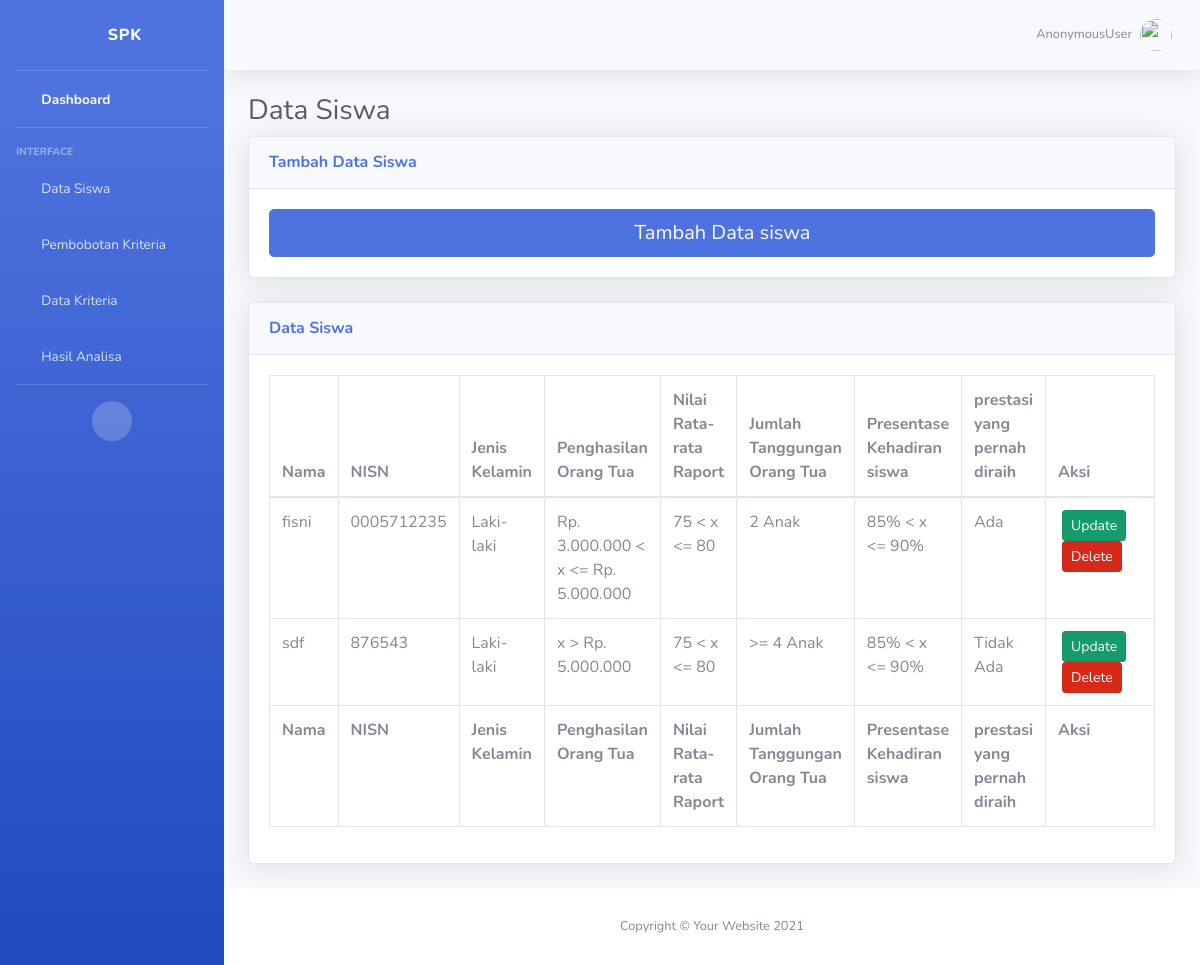
Page /datasiswa/ on the committed database.
### belajarApp/models.py (models this page shows, shortened)
class DataSiswa(models.Model):
    jk=(('Laki-laki','Laki-laki'),('Perempuan','Perempuan'))
    Nama=models.CharField(max_length=100)
    NISN=models.CharField(max_length=10)
    jenis_kelamin=models.CharField(default=1, choices=jk, max_length=30)
    Penghasilan_orangtua=models.ForeignKey(JumlahPenghasilanOrtu, on_delete=models.CASCADE)
    Nilai_ratarata_raport=models.ForeignKey(NilaiRatarataRaport, on_delete=models.CASCADE)
    Jumlah_tanggungan_orang_tua=models.ForeignKey(JumlahTanggunganOrangTua, on_delete=models.CASCADE)
    Presentase_kehadiran_siswa=models.ForeignKey(PresentaseKehadiranSiswa, on_delete=models.CASCADE)
    Prestasi_yang_pernah_diraih=models.ForeignKey(Prestasiyangdiraih, on_delete=models.CASCADE)

class JumlahPenghasilanOrtu(models.Model):
    Name=models.CharField(max_length=100)
    bobot=models.DecimalField(max_digits=3,decimal_places=2)
    def __str__(self):
        return self.Name

class NilaiRatarataRaport(models.Model):
    Name=models.CharField(max_length=100)
    bobot=models.DecimalField(max_digits=3,decimal_places=2)
    def __str__(self):
        return self.Name

class JumlahTanggunganOrangTua(models.Model):
    Name=models.CharField(max_length=100)
    bobot=models.DecimalField(max_digits=3,decimal_places=2)
    def __str__(self):
        return self.Name

class PresentaseKehadiranSiswa(models.Model):
    Name=models.CharField(max_length=100)
    bobot=models.DecimalField(max_digits=3,decimal_places=2)
    def __str__(self):
        return self.Name

class Prestasiyangdiraih(models.Model):
    Name=models.CharField(max_length=100)
    bobot=models.DecimalField(max_digits=3,decimal_places=2)
    def __str__(self):
        return self.Name

### belajarApp/views.py (the view)
# urls.py: path('datasiswa/',views.datasiswa, name='datasiswa'),
def datasiswa(request):
    datasiswa=DataSiswa.objects.all()
    context={'tabel':datasiswa}
    return render(request, 'indriapp/datasiswa.html',context)

### templates/indriapp/datasiswa.html
{% extends './index.html' %}
{% load crispy_forms_tags %}
{% load static %}
{% block content %}
<div class="container-fluid">
    <h1 class="h3 mb-2 text-gray-800">Data Siswa</h1>
    <div class="card shadow mb-4">
        <div class="card-header py-3">
            <h6 class="m-0 font-weight-bold text-primary">Tambah Data Siswa</h6>
        </div>
        <div class="card-body">
            <a href="{% url 'adddatasiswa' %}" role="button" aria-pressed="true" class="btn btn-primary btn-lg btn-block"><i class="fa fa-plus" aria-hidden="true"></i>  Tambah Data siswa</a>
        </div>
    </div>
    <div class="card shadow mb-4">
        <div class="card-header py-3">
            <h6 class="m-0 font-weight-bold text-primary">Data Siswa</h6>
        </div>
        <div class="card-body">
            <div class="table-responsive">
                <table class="table table-bordered" id="dataTable" width="100%" cellspacing="0">
                    <thead>
                        <tr>
                            <th>Nama</th>
                            <th>NISN</th>
                            <th>Jenis Kelamin</th>
                            <th>Penghasilan Orang Tua</th>
                            <th>Nilai Rata-rata Raport</th>
                            <th>Jumlah Tanggungan Orang Tua</th>
                            <th>Presentase Kehadiran siswa</th>
                            <th>prestasi yang pernah diraih</th>
                            <th>Aksi</th>
                        </tr>
                    </thead>
                    <tfoot>
                        <tr>
                            <th>Nama</th>
                            <th>NISN</th>
                            <th>Jenis Kelamin</th>
                            <th>Penghasilan Orang Tua</th>
                            <th>Nilai Rata-rata Raport</th>
                            <th>Jumlah Tanggungan Orang Tua</th>
                            <th>Presentase Kehadiran siswa</th>
                            <th>prestasi yang pernah diraih</th>
                            <th>Aksi</th>
                        </tr>
                    </tfoot>
                    <tbody>
                        {% for data in tabel %}
                        <tr>
                            <td>{{data.Nama}}</td>
                            <td>{{data.NISN}}</td>
                            <td>{{data.jenis_kelamin}}</td>
                            <td>{{data.Penghasilan_orangtua}}</td>
                            <td>{{data.Nilai_ratarata_raport}}</td>
                            <td>{{data.Jumlah_tanggungan_orang_tua}}</td>
                            <td>{{data.Presentase_kehadiran_siswa}}</td>
                            <td>{{data.Prestasi_yang_pernah_diraih}}</td>
                            <th width="17%">
                                <div class="row">
                                    <a href="{% url 'updatedatasiswa' data.id %}" class="btn btn-success btn-sm active ml-3" role="button" aria-pressed="true">Update</a>
                                    <a href="{% url 'deletedatasiswa' data.id %}" class="btn btn-danger btn-sm active ml-3" role="button" aria-pressed="true">Delete</a>
                                </div>
                            </th>
                        </tr>
                        {% endfor %}
                    </tbody>
                </table>
            </div>
        </div>
    </div>
</div>
</div>
{% endblock content %}

### templates/indriapp/index.html (shortened to what this page needs)
{% load static %}
{% load crispy_forms_tags %}
<!DOCTYPE html>
<html lang="en">
<head>
    <link href="{% static 'vendor/fontawesome-free/css/all.min.css' %}" rel="stylesheet" type="text/css">
    <link href="{% static 'css/sb-admin-2.min.css' %}" rel="stylesheet">
</head>
<body id="page-top">
    <div id="wrapper">
        <ul class="navbar-nav bg-gradient-primary sidebar sidebar-dark accordion" id="accordionSidebar">
            <a class="sidebar-brand d-flex align-items-center justify-content-center" href="{% url 'index' %}">
                <div class="sidebar-brand-icon rotate-n-15">
                    <i class="fas fa-laugh-wink"></i>
                </div>
                <div class="sidebar-brand-text mx-3">SPK </div>
            </a>
            <hr class="sidebar-divider my-0">
            <li class="nav-item active">
                <a class="nav-link" href="{% url 'index' %}">
                    <i class="fas fa-fw fa-tachometer-alt"></i>
                    <span>Dashboard</span></a>
            </li>
            <hr class="sidebar-divider">
            <div class="sidebar-heading">
                Interface
            </div>
            <li class="nav-item">
                <a class="nav-link" href="{% url 'datasiswa' %}">
                    <i class="fas fa-fw fa-chart-area"></i>
                    <span>Data Siswa</span></a>
            </li>
            <li class="nav-item">
                <a class="nav-link" href="{% url 'pembobotankriteria' %}">
                    <i class="fas fa-fw fa-table"></i>
                    <span>Pembobotan Kriteria</span></a>
            </li>
            <li class="nav-item">
                <a class="nav-link collapsed" href="#" data-toggle="collapse" data-target="#collapseUtilities"
                    aria-expanded="true" aria-controls="collapseUtilities">
                    <i class="fas fa-fw fa-wrench"></i>
                    <span>Data Kriteria</span>
                </a>
            </li>
            <li class="nav-item">
                <a class="nav-link" href="{% url 'Hasilanalisa' %}">
                    <i class="fas fa-fw fa-folder"></i>
                    <span>Hasil Analisa</span>
                </a>
            </li>
            <hr class="sidebar-divider d-none d-md-block">
            <div class="text-center d-none d-md-inline">
                <button class="rounded-circle border-0" id="sidebarToggle"></button>
            </div>
        </ul>
        <div id="content-wrapper" class="d-flex flex-column">
            <div id="content">
                <nav class="navbar navbar-expand navbar-light bg-blue topbar mb-4 static-top shadow">
                    <ul class="navbar-nav ml-auto">
                        <li class="nav-item dropdown no-arrow">
                            <a class="nav-link dropdown-toggle" href="#" id="userDropdown" role="button"
                                data-toggle="dropdown" aria-haspopup="true" aria-expanded="false">
                                <span class="mr-2 d-none d-lg-inline text-gray-600 small">{{request.user}}</span>
                                <img class="img-profile rounded-circle"
                                    src="{% static 'img/undraw_profile_1.svg' %}">
                            </a>
                        </li>
                    </ul>
                </nav>
                {% block content %}{% endblock content %}
            <footer class="sticky-footer bg-white">
                <div class="container my-auto">
                    <div class="copyright text-center my-auto">
                        <span>Copyright &copy; Your Website 2021</span>
                    </div>
                </div>
            </footer>
        </div>
    </div>
</body>
</html>

### rows in the picture
DataSiswa: Nama "fisni", NISN "0005712235", jenis_kelamin "Laki-laki", Penghasilan_orangtua "Rp. 3.000.000 < x <= Rp. 5.000.000", Nilai_ratarata_raport "75 < x <= 80", Jumlah_tanggungan_orang_tua "2 Anak", Presentase_kehadiran_siswa "85% < x <= 90%", Prestasi_yang_pernah_diraih "Ada"
DataSiswa: Nama "sdf", NISN "876543", jenis_kelamin "Laki-laki", Penghasilan_orangtua "x > Rp. 5.000.000", Nilai_ratarata_raport "75 < x <= 80", Jumlah_tanggungan_orang_tua ">= 4 Anak", Presentase_kehadiran_siswa "85% < x <= 90%", Prestasi_yang_pernah_diraih "Tidak Ada"

### other values in the picture
{{ request.user }} "AnonymousUser"
